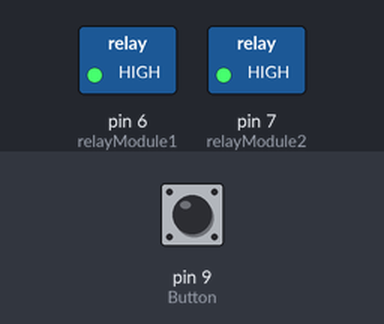
Recording of a sketch running on a simulated Arduino Uno, built with avr-gcc and run on an emulated ATmega328P. Shown: switched loads named in the sketch (green lamp = pin HIGH). The inputs (shaded band) are chosen by the test bench; at power-on: pin 9 (Button) HIGH.

Above: at 1.2 s.
1.3 s: pin 9 (Button) pulled LOW for 0.15 s
At 2.6 s:
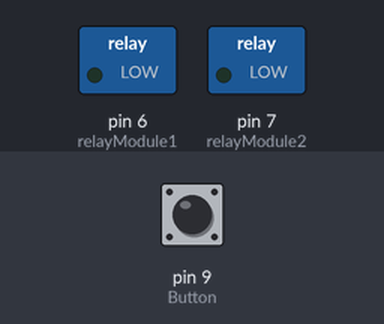
2.9 s: pin 9 (Button) pulled LOW for 1 s
At 5.1 s:
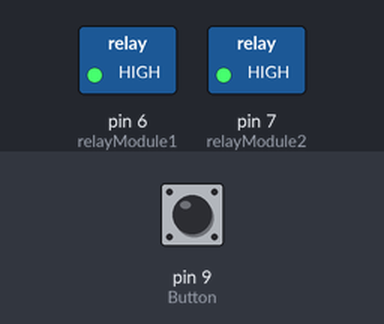
5.4 s: pin 9 (Button) pulled LOW for 3.2 s
At 10.0 s:
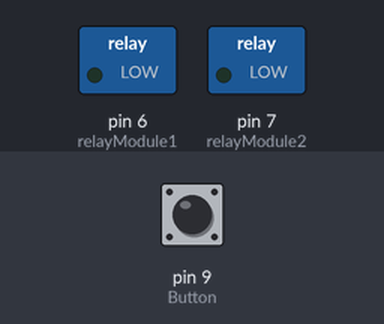
Timing chart, 0 to 11.5 s (numbered marks = the images above; inputs shaded):
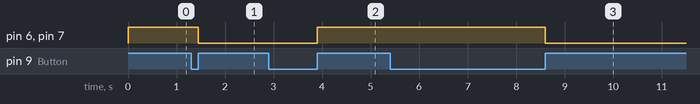

The sketch:

sideline-test1.ino
```cpp
const int Button = 9;
const int relayModule1 = 6;
const int relayModule2 = 7;


int buttonState = 0;
int prevButtonState = 0;

int motorEnabled = 0;

void setup() {
  // put your setup code here, to run once:
  pinMode (relayModule1, OUTPUT);
  pinMode(relayModule2, OUTPUT);
  pinMode(Button, INPUT_PULLUP);
  digitalWrite (relayModule1, LOW);
  digitalWrite (relayModule2, LOW);
}

void loop() {
  // put your main code here, to run repeatedly:
  buttonState = digitalRead(Button);
  delay (1);
  if (buttonState != prevButtonState){
    if (buttonState == HIGH) {
      motorEnabled = !motorEnabled;
    }
  }

  if (motorEnabled == 1){
    digitalWrite (relayModule1, HIGH);
    digitalWrite (relayModule2, HIGH);
  }
  else {
    digitalWrite (relayModule1, LOW);
    digitalWrite (relayModule2, LOW);
  }

  prevButtonState = buttonState;
}
```

Measured:
- after the input at 1.3 s, pin 6 (relayModule1), pin 7 (relayModule2): HIGH → LOW after 0.15 s
- after the input at 2.9 s, pin 6 (relayModule1), pin 7 (relayModule2): LOW → HIGH after 1.0 s
- after the input at 5.4 s, pin 6 (relayModule1), pin 7 (relayModule2): HIGH → LOW after 3.2 s
